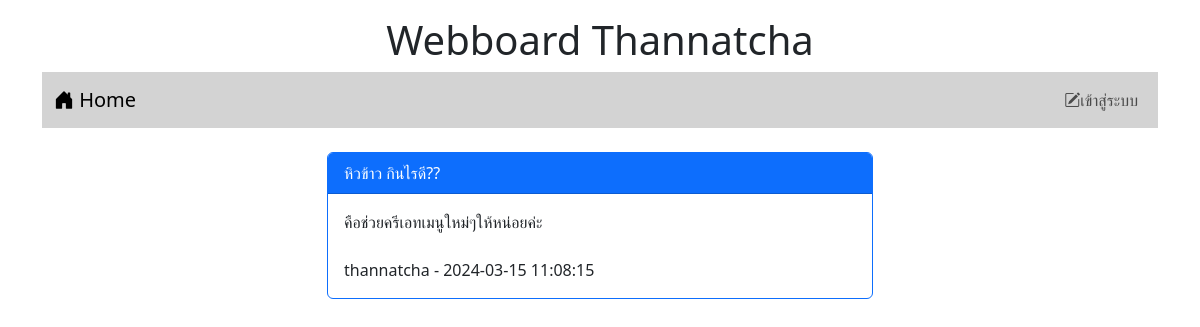
Screenshot of /post.php?id=7 with the database file from the repository.
### tables this page shows
CREATE TABLE `post` (
  `id` int(11) NOT NULL,
  `title` varchar(128) NOT NULL,
  `content` varchar(2048) NOT NULL,
  `post_date` datetime NOT NULL,
  `cat_id` int(11) NOT NULL,
  `user_id` int(11) NOT NULL
);

CREATE TABLE `user` (
  `id` int(11) NOT NULL,
  `login` varchar(32) NOT NULL,
  `password` varchar(64) NOT NULL,
  `name` varchar(64) NOT NULL,
  `gender` char(1) NOT NULL,
  `email` varchar(32) NOT NULL,
  `role` char(1) NOT NULL
);

### post.php (the view, shortened to what this page needs)
<!DOCTYPE html>
<html lang="en">
<head>
    <link href="https://cdn.jsdelivr.net/npm/bootstrap@5.3.2/dist/css/bootstrap.min.css" rel="stylesheet">
    <link rel="stylesheet" href="https://cdn.jsdelivr.net/npm/bootstrap-icons@1.11.3/font/bootstrap-icons.min.css">
</head>
<body>
    <div class="container-lg">
        <h1 style="text-align: center;" class="mt-3">Webboard Thannatcha</h1>
        <?php include "nav.php" ?>
        <div class="row mt-4">
            <div class="col-lg-3 col-md-2 col-sm-1"></div>
            <div class="col-lg-6 col-md-8 col-sm-10">
            <?php
            $conn=new PDO("mysql:host=localhost;dbname=webboard;charset=utf8","root","");
            $sql="SELECT post.title,post.content,post.post_date,user.login
            FROM post INNER JOIN user ON (post.user_id=user.id) WHERE post.id=$_GET[id]";
            $result=$conn->query($sql);
            while($row=$result->fetch()){
            echo "<div class='card border-primary'>";
            echo "<div class='card-header bg-primary text-white'>$row[0]</div>";
            echo "<div class='card-body'>$row[1] <br><br>$row[3] - $row[2]</div>";
            echo "</div>";}
            ?>
                <br>
            </div>
            <div class="col-lg-3 col-md-2 col-sm-1"></div>
        </div>
    </div>
</body>
</html>

### rows the page displays
post: title "หิวข้าว กินไรดี??", content "คือช่วยครีเอทเมนูใหม่ๆให้หน่อยค่ะ", user.login "thannatcha", post_date "2024-03-15 11:08:15"
